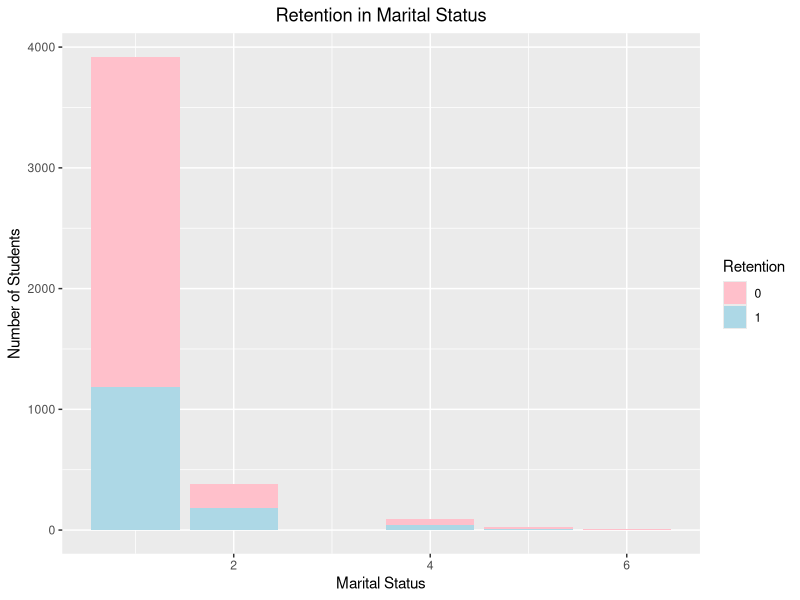
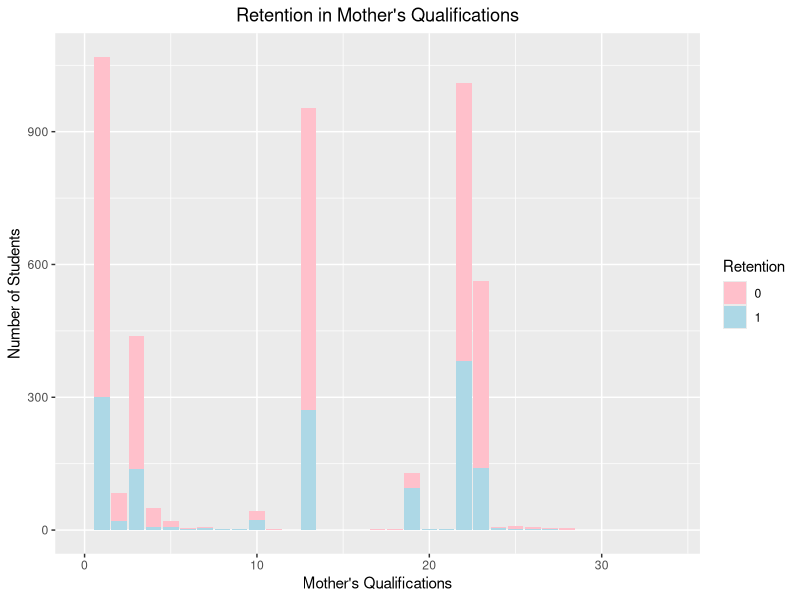
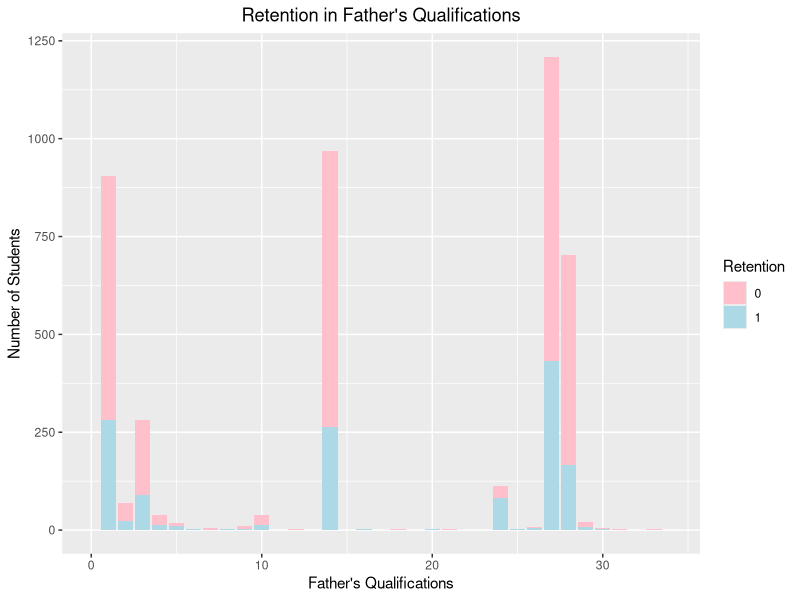
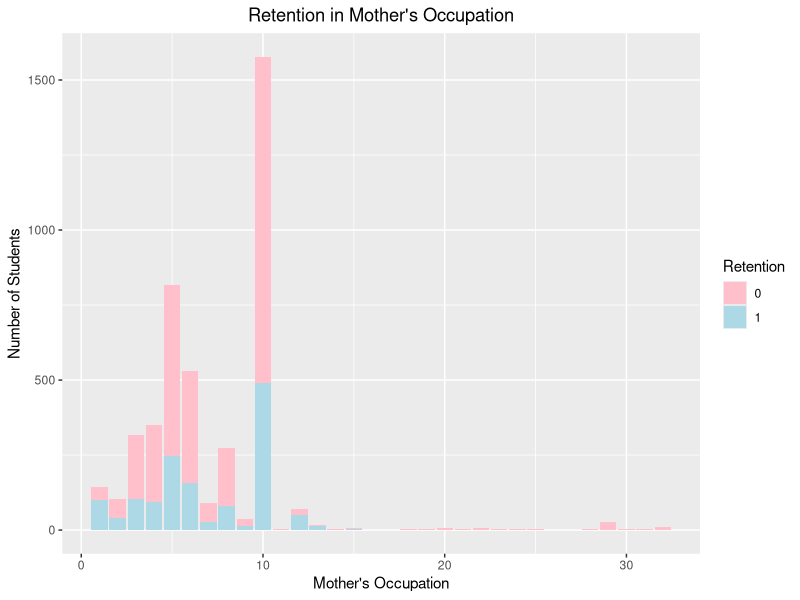
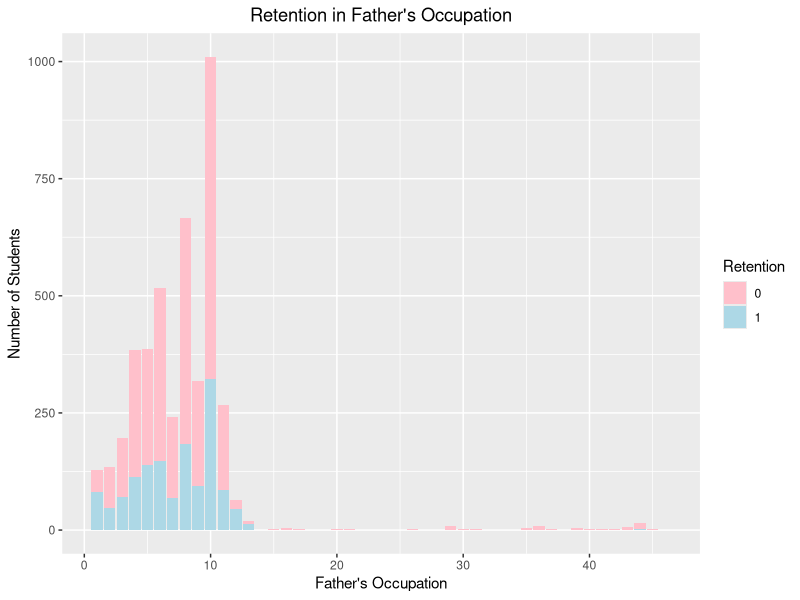
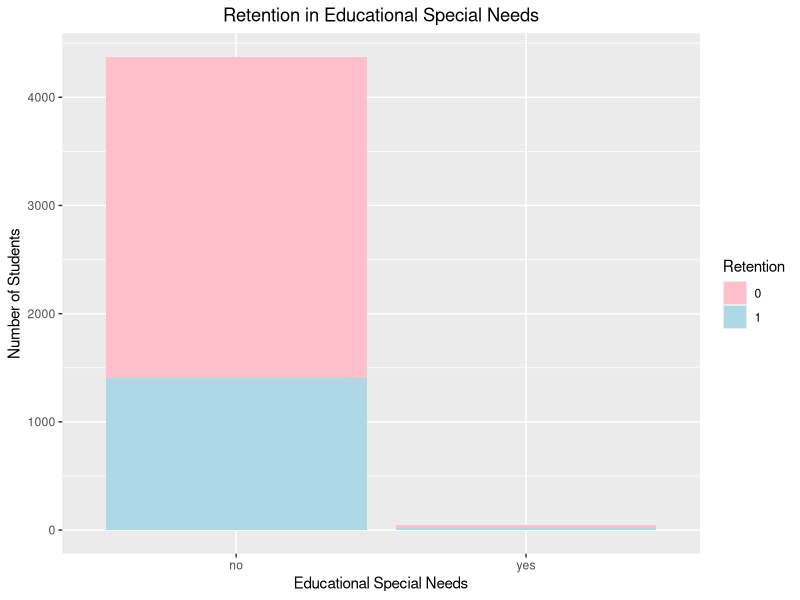
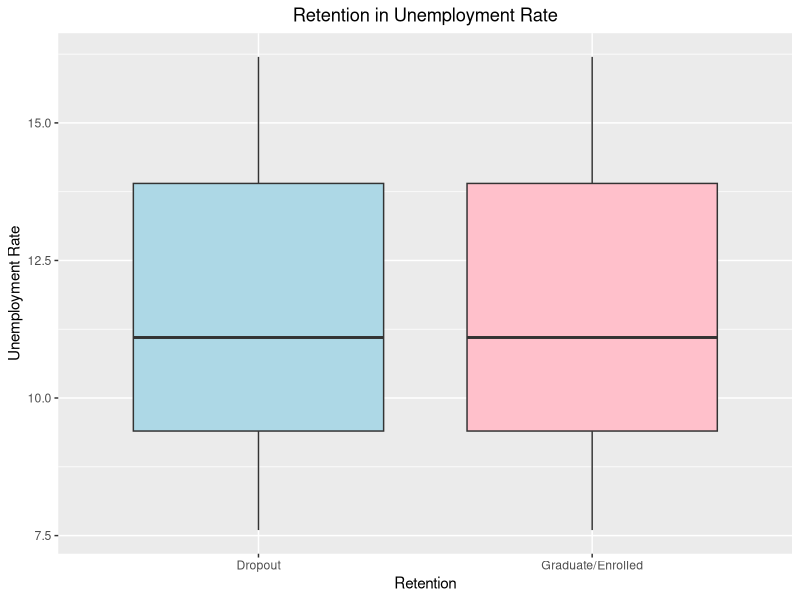
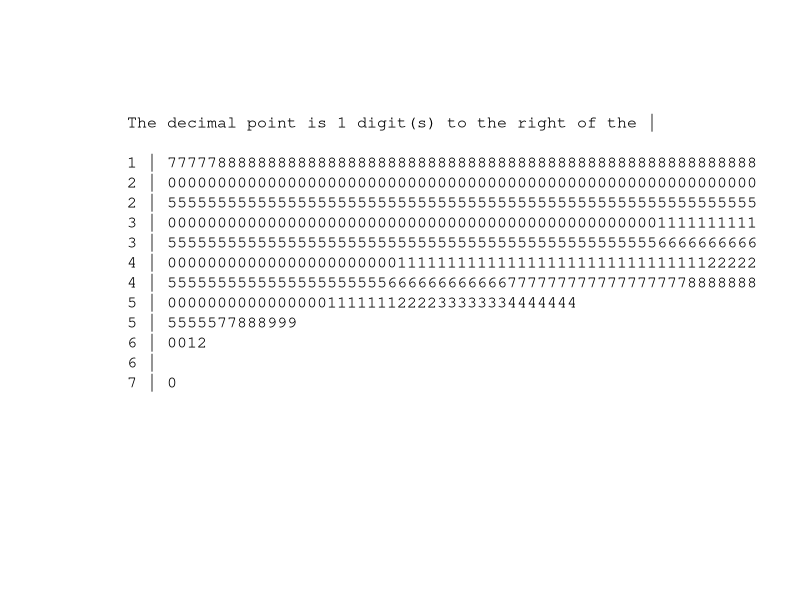

These charts were generated, in order, by the following R code:
# install ggplot2 package
install.packages("ggplot2")

# read in dataset to student dropout data frame
StudentDropout <- read.csv("dataset.csv")

# create Retention column including enrolled with graduate as "0"; create new target column with dropout & graduate/enrolled
StudentDropout$Retention <- ifelse(StudentDropout$Target == "Dropout", 1, 0)
StudentDropout$NewTarget <- ifelse(StudentDropout$Target == "Dropout", "Dropout", "Graduate/Enrolled")

# create a plotColors variable to apply to all graphs
plotColors <- c("pink","lightblue")


## Marital Status ---- 
# uses ggplot to create a stacked histogram using marital status and retention data
library(ggplot2)
maritalStatusFrame <- data.frame(StudentDropout$Marital.status, StudentDropout$Retention)
ggplot(maritalStatusFrame, aes(x = StudentDropout$Marital.status, fill = factor(StudentDropout$Retention))) + geom_bar() + scale_fill_manual(values = plotColors) + labs(x = "Marital Status", y = "Number of Students", fill = "Retention") + ggtitle("Retention in Marital Status") + theme(plot.title = element_text(hjust = 0.5))


## Mother's Qualifications ----
# uses ggplot to create a stacked histogram using mother's qualifications and retention data
library(ggplot2)
motherQualFrame <- data.frame(StudentDropout$Mother.s.qualification, StudentDropout$Retention)
ggplot(motherQualFrame, aes(x = StudentDropout$Mother.s.qualification, fill = factor(StudentDropout$Retention))) + xlim(0, 34) + geom_bar() + scale_fill_manual(values = plotColors) + labs(x = "Mother's Qualifications", y = "Number of Students", fill = "Retention") + ggtitle("Retention in Mother's Qualifications") + theme(plot.title = element_text(hjust = 0.5))


## Father's Qualifications ----
# uses ggplot to create a stacked histogram using father's qualifications and retention data
library(ggplot2)
fatherQualFrame <- data.frame(StudentDropout$Father.s.qualification, StudentDropout$Retention)
ggplot(fatherQualFrame, aes(x = StudentDropout$Father.s.qualification, fill = factor(StudentDropout$Retention))) + xlim(0, 34) + geom_bar() + scale_fill_manual(values = plotColors) + labs(x = "Father's Qualifications", y = "Number of Students", fill = "Retention") + ggtitle("Retention in Father's Qualifications") + theme(plot.title = element_text(hjust = 0.5))


## Mother's Occupation ----
# uses ggplot to create a stacked histogram using mother's occupation and retention data
library(ggplot2)
motherOccFrame <- data.frame(StudentDropout$Mother.s.occupation, StudentDropout$Retention)
ggplot(motherOccFrame, aes(x = StudentDropout$Mother.s.occupation, fill = factor(StudentDropout$Retention))) + geom_bar() + scale_fill_manual(values = plotColors) + labs(x = "Mother's Occupation", y = "Number of Students", fill = "Retention") + ggtitle("Retention in Mother's Occupation") + theme(plot.title = element_text(hjust = 0.5))


## Father's Occupation ----
# uses ggplot to create a stacked histogram using father's occupation and retention data
library(ggplot2)
fatherOccFrame <- data.frame(StudentDropout$Father.s.occupation, StudentDropout$Retention)
ggplot(fatherOccFrame, aes(x = StudentDropout$Father.s.occupation, fill = factor(StudentDropout$Retention))) + geom_bar() + scale_fill_manual(values = plotColors) + labs(x = "Father's Occupation", y = "Number of Students", fill = "Retention") + ggtitle("Retention in Father's Occupation") + theme(plot.title = element_text(hjust = 0.5))


## Educational Special Needs ----
# uses ggplot to create a stacked bar graph using educational special needs data (change binary to categorical yes or no) and retention data
library(ggplot2)
StudentDropout$eduNeedsDiscrete <- ifelse(StudentDropout$Educational.special.needs == 0, "no", "yes")
eduSpecNeedsFrame <- data.frame(StudentDropout$eduNeedsDiscrete, StudentDropout$Retention)
ggplot(eduSpecNeedsFrame, aes(x = StudentDropout$eduNeedsDiscrete, fill = factor(StudentDropout$Retention))) + geom_bar() + scale_fill_manual(values = plotColors) + labs(x = "Educational Special Needs", y = "Number of Students", fill = "Retention") + ggtitle("Retention in Educational Special Needs") + theme(plot.title = element_text(hjust = 0.5))


## Unemployment Rate ----
# uses ggplot to create two boxplots comparing the unemployment rate with the new target column values of graduate/enrolled and dropouts
library(ggplot2)
unumploymentFrame <- data.frame(StudentDropout$Unemployment.rate, StudentDropout$NewTarget)
ggplot(unumploymentFrame, aes(x = StudentDropout$NewTarget, y = StudentDropout$Unemployment.rate), fill = factor(NewTarget)) + geom_boxplot(fill = c("lightblue", "pink")) + labs(x = "Retention", y = "Unemployment Rate") + ggtitle("Retention in Unemployment Rate") + theme(plot.title = element_text(hjust = 0.5))


## Age ----
# create a stem and leaf plot to analyze the frequency of various ages at enrollment; also calculate mean, median and standard deviation
plot.new()
stemPlot <- capture.output(stem(StudentDropout$Age.at.enrollment))
text(0,1, paste(stemPlot, collapse = '\n'), adj=c(0,1), family = 'mono')
ageMean <- mean(StudentDropout$Age.at.enrollment)
ageMedian <- median(StudentDropout$Age.at.enrollment)
ageSD = sd(StudentDropout$Age.at.enrollment)

# uses ggplot to create a stacked histogram comparing using age at enrollment and retention data
ageFrame <- data.frame(StudentDropout$Age.at.enrollment, StudentDropout$Retention)
ggplot(ageFrame, aes(x = StudentDropout$Age.at.enrollment, fill = factor(StudentDropout$Retention))) + geom_bar() + labs(x = "Age at Enrollment", y = "Number of Students", fill = "Retention") + scale_fill_manual(values = plotColors) + ggtitle("Retention in Age at Enrollment") + theme(plot.title = element_text(hjust = 0.5)) #+ stat_summary(fun.y = mean, geom = "point", shape = 18, size = 10, color = "red")

